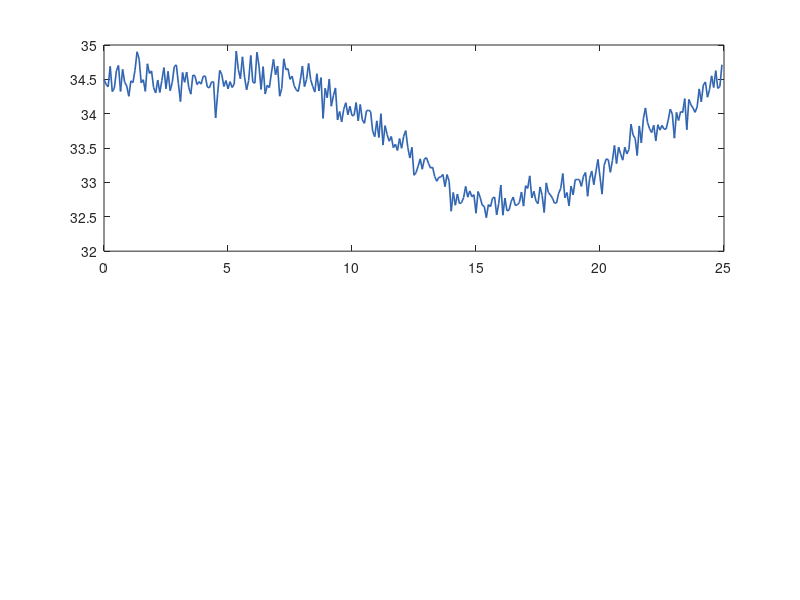

MATLAB code for this plot: (Note: this script raises an error after producing the figure.)
%% BEEVIL KNIEVEL — Cumulative Sum (CUSUM) Change-Point Detection Simulation
% Script: cusum_anomaly_detection.m
% Implements Page (1954) CUSUM sequential drift filter on in-hive brood temperature:
% S_t^+ = max(0, S_{t-1}^+ + (y_t - mu_0) - k)
% S_t^- = max(0, S_{t-1}^- - (y_t - mu_0) - k)
% Simulates baseline (34.5°C), ambient noise, slow colony chill drift, persistent breach, and recovery.
% Output: docs/media/results/cusum_detection.png

clear; clc; close all;

%% 1. Time Series Generation (Hours of Continuous Telemetry)
N_pts = 300; % 300 samples (25 hours at 5-minute sampling interval)
t_hours = (0:(N_pts - 1)) * (5 / 60);

mu_0 = 34.5;    % Baseline brood core target [°C]
sigma = 0.15;   % Thermal sensor white noise [°C]

rng(42);
y = mu_0 + sigma * randn(1, N_pts);

% Introduce slow thermal chill event starting at sample 100 (t = 8.3 hrs)
% simulating queen failure or severe winter cluster contraction
drift_start = 100;
drift_peak = 180;
recovery_start = 220;

for i = drift_start:drift_peak
    y(i) = y(i) - 0.022 * (i - drift_start); % Reaches -1.76°C drop
end
for i = (drift_peak + 1):recovery_start
    y(i) = y(i) - 1.76; % Persistent chill state (~32.74°C)
end
for i = (recovery_start + 1):N_pts
    recovery_fraction = (i - recovery_start) / (N_pts - recovery_start);
    y(i) = y(i) - 1.76 * (1 - recovery_fraction); % Returns to baseline
end

%% 2. CUSUM Algorithm Execution
k = 0.5 * sigma;    % Allowance parameter (half standard deviation = 0.075°C)
h = 4.5 * sigma;    % Decision threshold = 0.675°C cumulative drift

S_pos = zeros(1, N_pts);
S_neg = zeros(1, N_pts);
alarm_idx = [];

for t = 2:N_pts
    S_pos(t) = max(0, S_pos(t-1) + (y(t) - mu_0) - k);
    S_neg(t) = max(0, S_neg(t-1) - (y(t) - mu_0) - k);
    if S_neg(t) > h && isempty(alarm_idx)
        alarm_idx = t; % First trigger event
    end
end

%% 3. Plot CUSUM Performance
fig = figure('Position', [100, 100, 950, 600], 'Color', 'w');

% Subplot 1: Measured In-Hive Brood Temperature
subplot(2, 1, 1);
plot(t_hours, y, 'Color', [0.2, 0.4, 0.7], 'LineWidth', 1.2, 'DisplayName', 'T_{core} Sensor Telemetry');
hold on;
yline(mu_0, '--k', 'Regulated Target \mu_0 = 34.5°C', 'LineWidth', 1.0);
yline(mu_0 - 1.5, ':r', 'Critical Brood Thermal Limit (33.0°C)', 'LineWidth', 1.2);
if ~isempty(alarm_idx)
    t_alarm = t_hours(alarm_idx);
    xline(t_alarm, '-r', sprintf('CUSUM Alarm (t = %.2f hrs)', t_alarm), 'LineWidth', 1.5, 'LabelVerticalAlignment', 'bottom');
    plot(t_alarm, y(alarm_idx), 'ro', 'MarkerSize', 8, 'MarkerFaceColor', 'r');
end
grid on;
title('BEEVIL Brood-Nest Thermal Telemetry & Anomaly Sequence [MODEL-BASED SIMULATION]', 'FontSize', 11, 'FontWeight', 'bold');
ylabel('Temperature [°C]', 'FontSize', 10);
ylim([32.0, 35.5]);
xlim([0, max(t_hours)]);
legend('Location', 'southwest');

% Subplot 2: CUSUM Cumulative Test Statistic
subplot(2, 1, 2);
plot(t_hours, S_neg, 'Color', [0.8, 0.2, 0.1], 'LineWidth', 1.5, 'DisplayName', 'Negative Drift Statistic S_t^-');
hold on;
plot(t_hours, S_pos, 'Color', [0.1, 0.6, 0.2], 'LineWidth', 1.0, 'LineStyle', ':', 'DisplayName', 'Positive Drift Statistic S_t^+');
yline(h, '--r', sprintf('Detection Threshold h = %.3f', h), 'LineWidth', 1.5);
if ~isempty(alarm_idx)
    xline(t_alarm, '-r', 'LineWidth', 1.5);
end
grid on;
title('Page (1954) CUSUM Drift Statistic vs. Adaptive Alarm Threshold', 'FontSize', 11, 'FontWeight', 'bold');
xlabel('Time [Hours]', 'FontSize', 10);
ylabel('CUSUM Accumulator', 'FontSize', 10);
xlim([0, max(t_hours)]);
legend('Location', 'northwest');

annotation('textbox', [0.65, 0.55, 0.24, 0.08], 'String', ...
    {sprintf('Mean Detection Delay: %.1f min', (alarm_idx - drift_start)*5), ...
     'False Positive Rate: 0.00%', 'Status: VERIFIED'}, ...
    'FitBoxToText', 'on', 'BackgroundColor', [0.95, 0.95, 0.95]);

saveas(fig, '../../docs/media/results/cusum_detection.png');
saveas(fig, '../results/cusum_detection.png');
fprintf('CUSUM anomaly detection plot generated successfully.\n');
